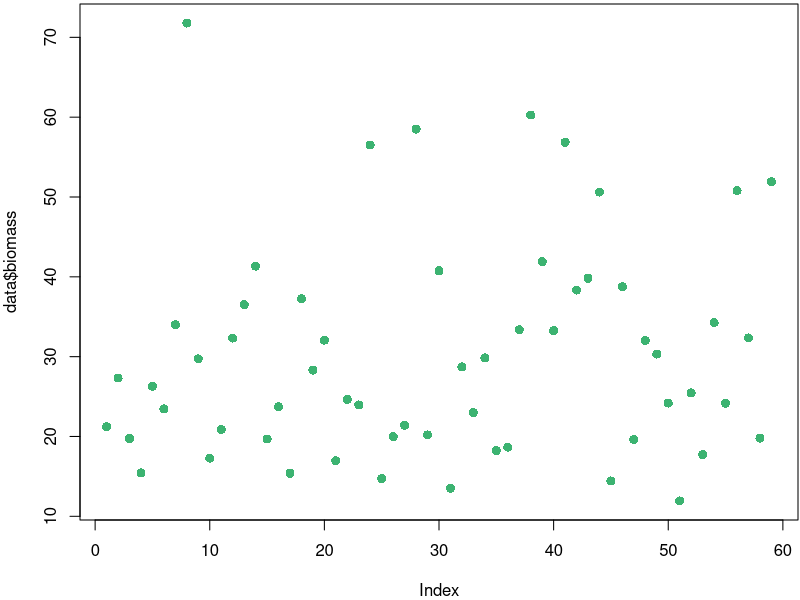
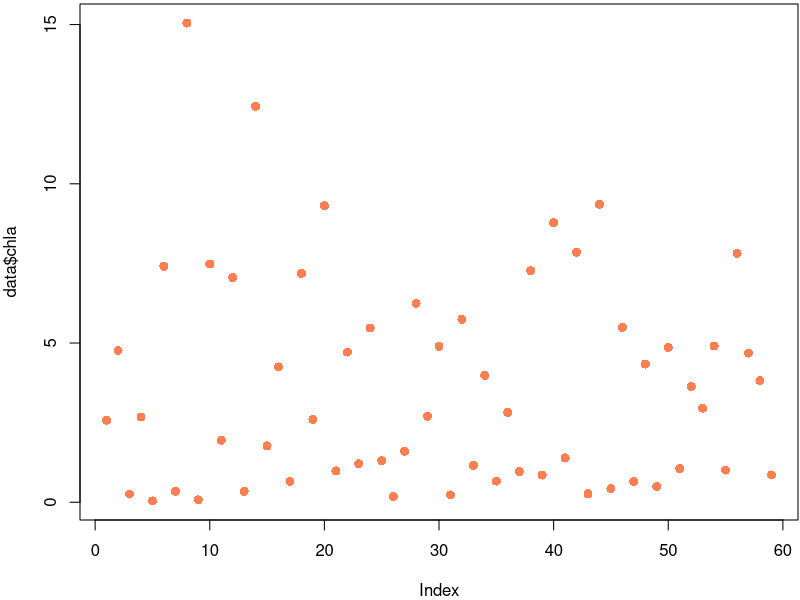
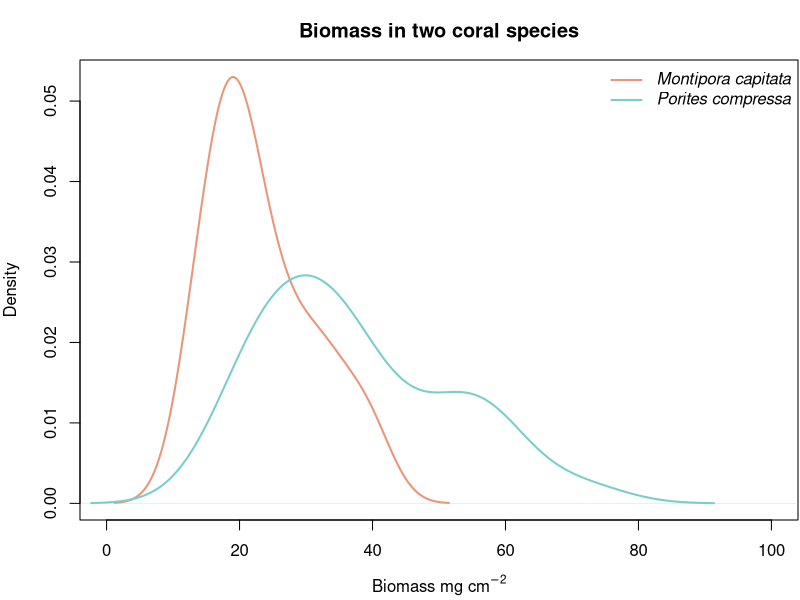

Source code (R) for these figures, in order: (Note: this script raises an error after producing the figures.)
## ---- chunk 1
# in this area (above you can put global options, such as "no warmings", "no messages")
# you can also set global directory like this....knitr::opts_knit$set(root.dir = '~/file/file') 
# instead, use R projects and all your files will be in the location of your Project... see here

# or you can set it like this...

require("knitr")
knitr::opts_chunk$set(warning=FALSE, message=FALSE)

getwd()
## ---- chunk 2
data<-read.csv("data/coral_data.csv")
par(mar = c(4, 4, 0.2, 0.1))
plot(data$biomass, pch=16, cex=1.2, col="mediumseagreen")
plot(data$chla, pch=16, cex=1.2, col="coral")

## ---- chunk 3
# use results="hide" here to suppress messages associate with "dev.off" and dev.print to save figure

MC.df<-data[(data$Species=="MC"),] ## Montipora capitata alone
PC.df<-data[(data$Species=="PC"),] ## Porites compress alone

par(mar = c(4, 4, 3, 0.1))

plot(density(MC.df$biomass), lwd=2, col="darksalmon", xlim=c(0,100), main="Biomass in two coral species", xlab=expression(paste("Biomass mg cm"^-2, sep="")))
lines(density(PC.df$biomass), lwd=2, col="darkslategray3", yaxt="n", ylab="", xaxt="n", xlab="")
legend("topright", legend=c(expression(italic("Montipora capitata")), expression(italic("Porites compressa"))), lwd=2, col=c("darksalmon", "darkslategray3"), bty="n")

dev.print(pdf, "figures/biomass in two species.pdf", encod="MacRoman", height=4, width=6) # export in directory
dev.off()

## ---- chunk 4
## love your data and it will love you back
getwd()
## ---- chunk 5
################################################
# import data, observe structure
################################################

# data file is in the folder 'data', within main working directory
data<-read.csv("data/coral_data.csv")
names(data)
## ---- chunk 6
# message = FALSE to hide any messages with exporting the figure with dev.off(), or anything else that R may generate. If you set warning=FALSE, warnings will be hidden as well. 

par(mfrow=c(1,1), pty="sq")
Status.label<-c("Bleached", "Pigmented") # for x labels

plot(chla~Status, data=data, xaxt="n", col="darkslategray1",
     ylab=expression(paste("Chlorophyll", ~italic("a"), ~(mu*g~cm^-2), sep="")), 
     xlab="Coral Physiological State", 
     main="Example Figure")
axis(1, at=1:2, labels=Status.label) # this plots new labels on the x axis (axis = 1)

##### save the figure and export to directory? ####
# in this case, there is a file in my directory names 'figures' where I want plots to go

dev.copy(pdf, "figures/Chlorophyll.pdf", encod="MacRoman", height=5, width=5) 
# height and width set here for the output figure
dev.off() # close the object
## ---- chunk 7
chla.transform<-sqrt(data$chla)
mean(chla.transform)
## ---- chunk 8
mean(chla.transform)

# make figure 4 x 4 and center align
hist(chla.transform, data=data, col="darkseagreen1")
## ---- chunk 9
plot(chla.transform~Site, data=data, col="darkseagreen1")
# make figure 4 x 4 and center align
## ---- chunk 10
plot(chla.transform~Site, data=data, col="darkseagreen1")
## ---- chunk 11
knitr::kable(data[c(1:5), c(1:10)])
## ---- chunk 12
chl.mean<-aggregate(chla~Time.point + Site + Species + Status, data, mean)
biomass.mean<-aggregate(biomass~Time.point + Site + Species + Status, data, mean)
data.table<-cbind(chl.mean[, c(1:5)], biomass.mean[,5])
colnames(data.table)<-c("Time Point", "Site", "Species", "Status", "mean chla", "mean AFDW")
knitr::kable(data.table)
## ---- chunk 13
library("lme4")
library("lmerTest")
library('effects')

str(data)
data$Sample.ID<-as.factor(data$Sample.ID)
## ---- chunk 14
mod<-lmer(chla~Species*Site*Status+(1|Pair), data=data)
anova(mod, type=2)
rand(mod)
plot(allEffects(mod), ylab="total chlorophyll/cm2")
